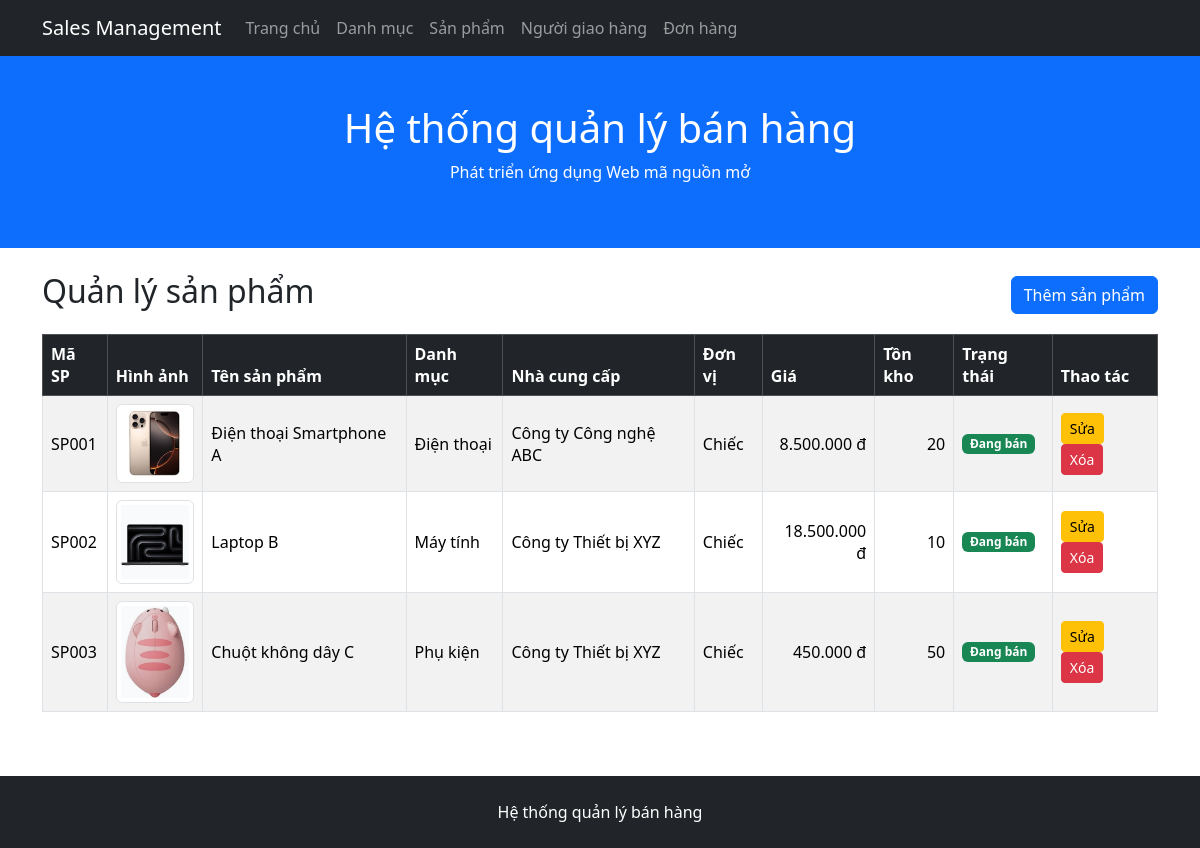
/admin/products/index.php, run on the app's committed database.
### tables this page shows
CREATE TABLE products (
    ProductID INT AUTO_INCREMENT PRIMARY KEY,
    ProductCode VARCHAR(50) NOT NULL UNIQUE,
    ProductName VARCHAR(255) NOT NULL,
    Description TEXT,
    Unit VARCHAR(20),
    Price DECIMAL(12,2) NOT NULL DEFAULT 0,
    StockQuantity INT NOT NULL DEFAULT 0,
    IsActive BOOLEAN NOT NULL DEFAULT TRUE,
    SupplierID INT NOT NULL,
    CategoryID INT NOT NULL,

    CONSTRAINT chk_products_price CHECK (Price >= 0),
    CONSTRAINT chk_products_stock CHECK (StockQuantity >= 0),
    CONSTRAINT fk_products_supplier
        FOREIGN KEY (SupplierID) REFERENCES suppliers(SupplierID),
    CONSTRAINT fk_products_category
        FOREIGN KEY (CategoryID) REFERENCES categories(CategoryID)
);

CREATE TABLE product_images (
    ProductImageID INT AUTO_INCREMENT PRIMARY KEY,
    ProductID INT NOT NULL,
    ImageFile VARCHAR(255) NOT NULL,
    AltText VARCHAR(255),
    IsPrimary BOOLEAN NOT NULL DEFAULT FALSE,
    SortOrder INT NOT NULL DEFAULT 0,

    CONSTRAINT uq_product_image UNIQUE (ProductID, ImageFile),
    CONSTRAINT chk_product_image_sort CHECK (SortOrder >= 0),
    CONSTRAINT fk_product_images_product
        FOREIGN KEY (ProductID)
        REFERENCES products(ProductID)
        ON DELETE CASCADE
);

CREATE TABLE categories (
    CategoryID INT AUTO_INCREMENT PRIMARY KEY,
    CategoryName VARCHAR(200) NOT NULL,
    Description TEXT
);

CREATE TABLE suppliers (
    SupplierID INT AUTO_INCREMENT PRIMARY KEY,
    SupplierName VARCHAR(200) NOT NULL,
    ContactName VARCHAR(100),
    Address VARCHAR(200),
    City VARCHAR(100),
    PostalCode VARCHAR(20),
    Country VARCHAR(100),
    Phone VARCHAR(20)
);

### public/admin/products/index.php (the view, shortened to what this page needs)
<?php
require_once '/var/www/src/config/database.php';
$sql = "
    SELECT
        p.ProductID,
        p.ProductCode,
        p.ProductName,
        p.Unit,
        p.Price,
        p.StockQuantity,
        p.IsActive,
        c.CategoryName,
        s.SupplierName,
        pi.ImageFile,
        pi.AltText
    FROM
        products AS p,
        categories AS c,
        suppliers AS s,
        product_images AS pi
    WHERE
        p.CategoryID = c.CategoryID
        AND p.SupplierID = s.SupplierID
        AND p.ProductID = pi.ProductID
        AND pi.IsPrimary = 1
    ORDER BY
        p.ProductID
";
$result = $connection->query($sql);
require_once '/var/www/src/includes/admin/header.php';
require_once '/var/www/src/includes/admin/navbar.php';
?>
<div class="container mt-4">
    <div class="d-flex justify-content-between align-items-center mb-3">
        <h2>Quản lý sản phẩm</h2>
        <a href="/products/create.php" class="btn btn-primary">
            Thêm sản phẩm
        </a>
    </div>
    <div class="table-responsive">
        <table class="table table-bordered table-striped align-middle">
            <thead class="table-dark">
                <tr>
                    <th>Mã SP</th>
                    <th>Hình ảnh</th>
                    <th>Tên sản phẩm</th>
                    <th>Danh mục</th>
                    <th>Nhà cung cấp</th>
                    <th>Đơn vị</th>
                    <th>Giá</th>
                    <th>Tồn kho</th>
                    <th>Trạng thái</th>
                    <th>Thao tác</th>
                </tr>
            </thead>
            <tbody>
            <?php while ($product = $result->fetch_assoc()): ?>
                <tr>
                    <td><?= htmlspecialchars($product['ProductCode']) ?></td>
                    <?php
                        $imageFile = $product['ImageFile'] ?? '';
                        $altText = $product['AltText'] ?? $product['ProductName'];
                        ?>
                        <td>
                            <img
                                src="/upload/products/<?= htmlspecialchars($imageFile) ?>"
                                alt="<?= htmlspecialchars($altText) ?>"
                                width="80"
                                class="img-thumbnail"
                            >
                        </td>
                    <td><?= htmlspecialchars($product['ProductName']) ?></td>
                    <td><?= htmlspecialchars($product['CategoryName']) ?></td>
                    <td><?= htmlspecialchars($product['SupplierName']) ?></td>
                    <td><?= htmlspecialchars($product['Unit'] ?? '') ?></td>
                    <td class="text-end">
                        <?= number_format(
                            (float) $product['Price'],
                            0,
                            ',',
                            '.'
                        ) ?> đ
                    </td>
                    <td class="text-end">
                        <?= (int) $product['StockQuantity'] ?>
                    </td>
                    <td>
                        <?php if ((int) $product['IsActive'] === 1): ?>
                            <span class="badge bg-success">
                                Đang bán
                            </span>
                        <?php else: ?>
                            <span class="badge bg-secondary">
                                Ngừng bán
                            </span>
                        <?php endif; ?>
                    </td>
                    <td>
                        <a href="/admin/products/edit.php?id=<?= $product['ProductID'] ?>" class="btn btn-sm btn-warning">
                            Sửa
                        </a>
                        <form
                            action="/admin/products/delete.php"
                            method="post"
                            class="d-inline"
                            onsubmit="return confirm('Bạn có chắc muốn xóa sản phẩm này?');"
                        >
                            <button
                                type="submit"
                                class="btn btn-sm btn-danger"
                            >
                                Xóa
                            </button>
                        </form>
                    </td>
                </tr>
            <?php endwhile; ?>
            </tbody>
        </table>
    </div>
</div>
<?php
require_once '/var/www/src/includes/admin/footer.php';

### src/includes/admin/header.php (shortened to what this page needs)
<nav class="navbar navbar-expand-lg bg-dark navbar-dark">
    <div class="container">
        <a class="navbar-brand" href="/admin">Sales Management</a>
        <div class="collapse navbar-collapse" id="mainNavbar">
            <ul class="navbar-nav">
                <li class="nav-item">
                    <a class="nav-link" href="/">Trang chủ</a>
                </li>
                <li class="nav-item">
                    <a class="nav-link" href="/admin/categories/">
                        Danh mục
                    </a>
                </li>
                <li class="nav-item">
                    <a class="nav-link" href="/admin/products/">
                        Sản phẩm
                    </a>
                </li>
                <li class="nav-item">
                    <a class="nav-link" href="/admin/shippers/">
                        Người giao hàng
                    </a>
                </li>
                <li class="nav-item">
                    <a class="nav-link" href="/admin/orders/">
                        Đơn hàng
                    </a>
                </li>
            </ul>
        </div>
    </div>
</nav>

### src/includes/admin/navbar.php (shortened to what this page needs)
<!DOCTYPE html>
<html lang="vi">
<head>
    <link
        href="https://cdn.jsdelivr.net/npm/bootstrap@5.3.8/dist/css/bootstrap.min.css"
        rel="stylesheet"
    >
</head>
<body>
<div class="p-5 bg-primary text-white text-center">
    <h1>Hệ thống quản lý bán hàng</h1>
    <p>Phát triển ứng dụng Web mã nguồn mở</p>
</div>

### src/includes/admin/footer.php
<footer class="mt-5 p-4 bg-dark text-white text-center">
    <p class="mb-0">
        Hệ thống quản lý bán hàng
    </p>
</footer>
</body>
</html>

### data on the page
products: ProductCode "SP001", product_images.ImageFile (picture), ProductName "Điện thoại Smartphone A", CategoryID.CategoryName "Điện thoại", SupplierID.SupplierName "Công ty Công nghệ ABC", Unit "Chiếc", Price "8.500.000", StockQuantity "20", IsActive "Đang bán"
products: ProductCode "SP002", product_images.ImageFile (picture), ProductName "Laptop B", CategoryID.CategoryName "Máy tính", SupplierID.SupplierName "Công ty Thiết bị XYZ", Unit "Chiếc", Price "18.500.000", StockQuantity "10", IsActive "Đang bán"
products: ProductCode "SP003", product_images.ImageFile (picture), ProductName "Chuột không dây C", CategoryID.CategoryName "Phụ kiện", SupplierID.SupplierName "Công ty Thiết bị XYZ", Unit "Chiếc", Price "450.000", StockQuantity "50", IsActive "Đang bán"
